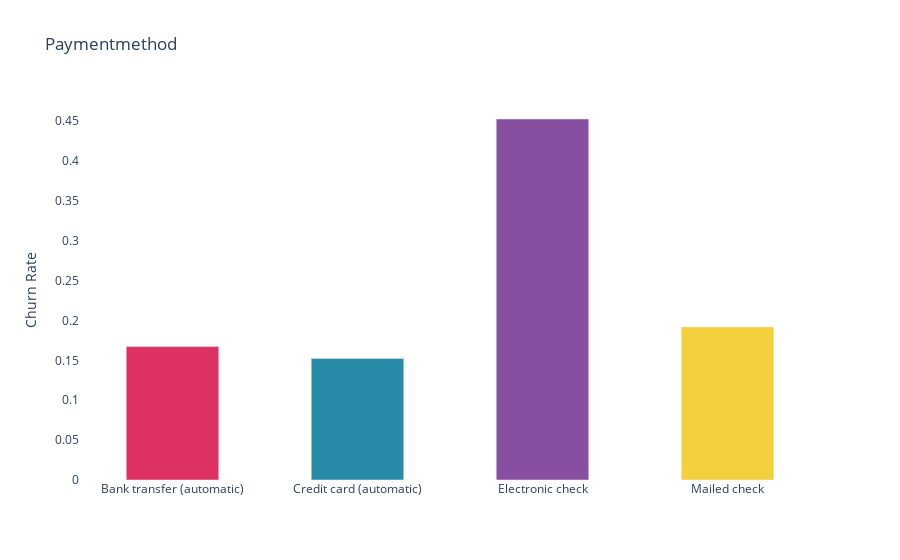

Write notebook code for a chart like this one.
### Markdown cell above
## Payment Mathods

### Code cell
bar_plot("PaymentMethod")

### Figure 1 — Plotly figure (JSON) as saved in the notebook; plotly's stock layout.template omitted (floating-point values rounded to 4 significant figures)
{"data": [{"marker": {"color": ["#DE3163", "#288ba8", "#884EA0", "#F4D03F"]}, "type": "bar", "width": [0.5, 0.5, 0.5, 0.5], "x": ["Bank transfer (automatic)", "Credit card (automatic)", "Electronic check", "Mailed check"], "y": [0.1673, 0.1525, 0.4529, 0.192]}], "layout": {"plot_bgcolor": "#FFFFFF", "title": {"text": "Paymentmethod"}, "xaxis": {"type": "category"}, "yaxis": {"title": {"text": "Churn Rate"}}}}
